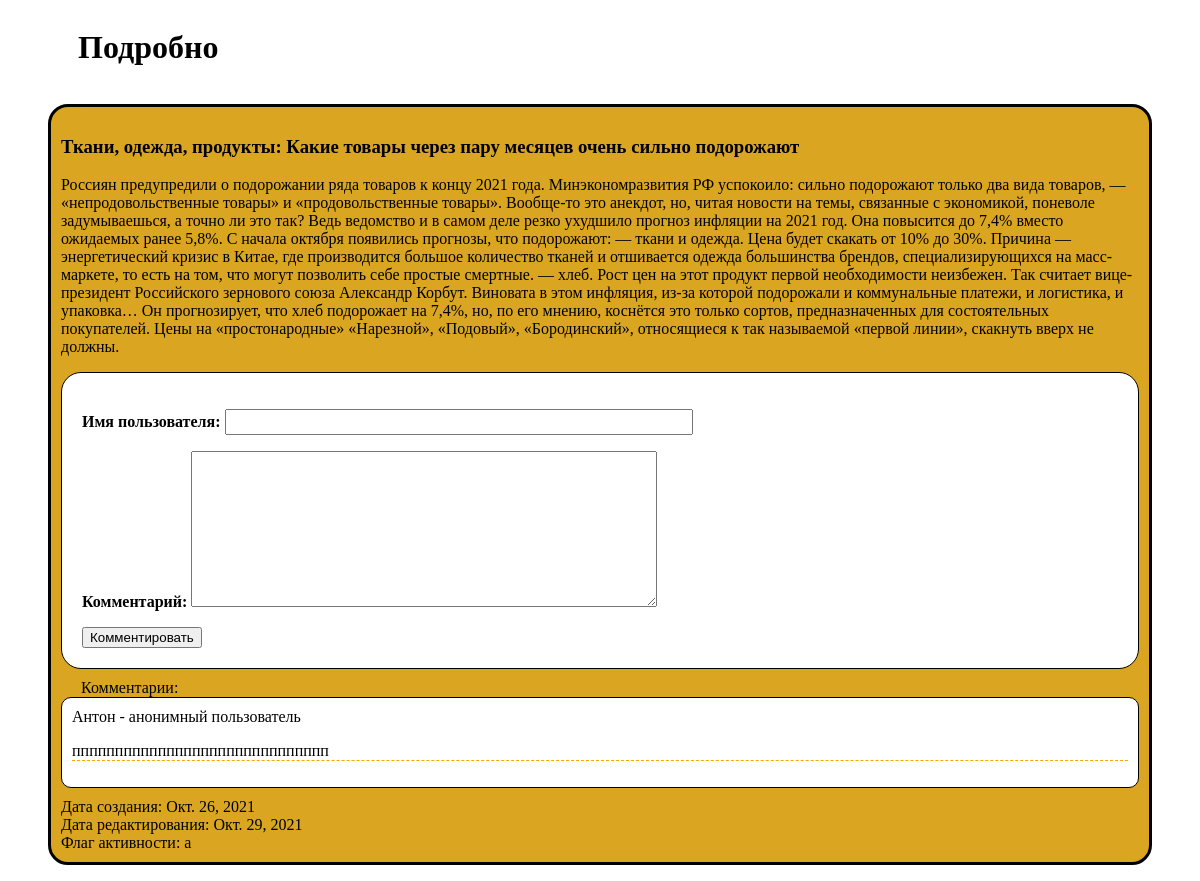
The page /1/comment_news/ on the database as committed earlier.
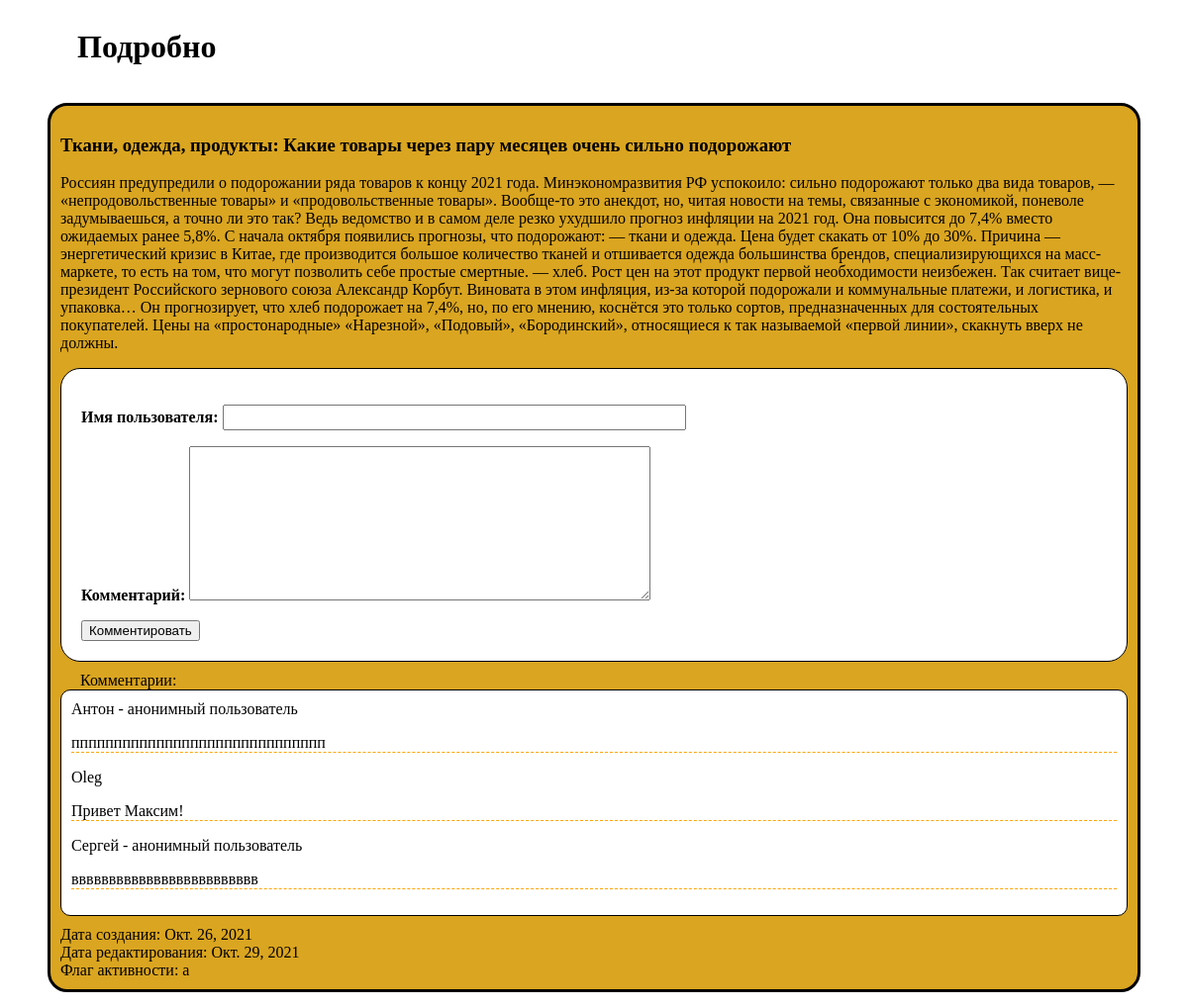
The same page on the database as committed later.
### app_news/models.py (models this page shows)
class Comments(models.Model):
    name = models.CharField(max_length=500, db_index=True, blank=True, verbose_name='Имя пользователя')
    text = models.TextField(max_length=3000, default='', verbose_name='Комментарий')
    news = models.ForeignKey('News', on_delete=models.CASCADE,
                             verbose_name='Комментируемая новость')
    user = models.ForeignKey(User, on_delete=models.CASCADE, null=True,
                             verbose_name='Пользователь')
    class Meta:
        db_table = 'comments'
        verbose_name_plural = 'Комментарии'

### app_news/views.py (the view, shortened to what this page needs)
# urls.py: path('<int:news_id>/comment_news/', CommentNews.as_view(), name='comment_news'),
class CommentNews(View):
    def get(self, request, news_id):
        news = News.objects.get(id=news_id)
        comments = Comments.objects.filter(news=news)
        comment_form = CommentsForm()
        return render(request, "news/comment_news.html", context={"comment_news": news,
                                                                  "comment_list": comments,
                                                                  "comment_form": comment_form})

### app_news/forms.py
class CommentsForm(forms.ModelForm):
    class Meta:
        model = Comments
        fields = ['name', 'text']
        widgets = {
            'name': forms.TextInput(attrs={'class': 'form-input', 'style': 'min-width:460px; height: 20px'}),
            'text': forms.Textarea(attrs={'class': 'content-box', 'style': 'min-width:460px; min-height: 100px'}),
        }

### app_news/templates/news/comment_news.html (shortened to what this page needs)
<!DOCTYPE html>
<html lang="en">
<head>
</head>
<body>
    <h1 style="padding-left: 70px; padding-right: 250px; display: inline-block">Подробно</h1>
    {% if comment_news %}
    <ul style="list-style-type: none">
        <li style="min-height: 20px; margin-bottom: 5px; padding: 10px; margin-right: 40px;
        border: 3px solid black; background-color: Goldenrod; border-radius: 20px; min-width: 500px">
            <div style="display: block; margin-bottom: 10px; min-width: 100px;">
                <h3>
                    {{ comment_news.title }}
                </h3>
            </div>
            <div style="display: block; min-width: 200px">
                <p style="min-width: 500px">{{ comment_news.content }}</p>
            </div>
            <form method="post" action="." style="background-color: white; min-width: 460px;
    padding: 20px; border-radius: 20px; margin-bottom: 10px; border: 1px solid black;">
                {% if request.user.is_authenticated %}
                    <h3 style="margin-top: 0; margin-right: 10px">Пользователь: {{ request.user.username }}</h3>
                    {{ comment_form.text }}
                {% else %}
                    <b>
                        {{ comment_form.as_p }}
                    </b>
                {% endif %}
                <button type="submit" style="display: block">Комментировать</button>
            </form>
            <span style="padding: 20px">Комментарии:</span>
            <div style="display: block; padding: 10px; margin-bottom: 10px; background-color: white;
            border: 1px solid black; border-radius: 10px">
                {% for comment in comment_news.comments_set.all %}
                    {% if comment.user %}
                        <span>{{ comment.user.username }}</span>
                        <p style="border-bottom: 1px dashed orange">{{ comment.text }}</p>
                    {% else %}
                        <span>{{ comment.name }} - анонимный пользователь</span>
                        <p style="border-bottom: 1px dashed orange">{{ comment.text }}</p>
                    {% endif %}
                {% endfor %}
            </div>
            <div style="display: flex; justify-content: space-between; align-items: center;">
                <div style="display: inline-block; width: 50%">
                    <div style="display: block; width: 250px">
                        <span>Дата создания: </span>
                    {{ comment_news.created_at }}
                    </div>
                    <div style="display: block; width: 250px">
                        <span>Дата редактирования: </span>
                    {{ comment_news.updated_at }}
                    </div>
                    <div style="display: block; width: 250px">
                        <span>Флаг активности: </span>
                    {{ comment_news.flag_active }}
                    </div>
                </div>
            </div>
        </li>
    </ul>
    {% else %}
        <p> Новостей нет </p>
    {% endif %}
</body>
</html>

Rows that differ between the two databases and show on the page:
added Comments: user.username "Oleg", text "Привет Максим!"
added Comments: name "Сергей", text "ввввввввввввввввввввввввв"
